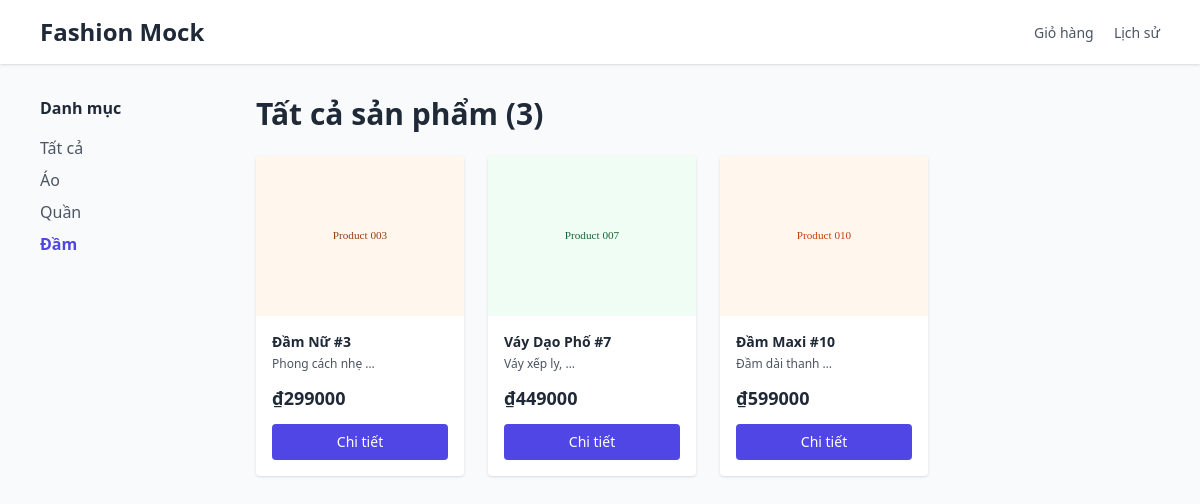
Screenshot of /products/?category=3 with the database file from the repository.
### products/models.py (models this page shows, shortened)
class Category(models.Model):
    name = models.CharField(max_length=100)
    description = models.TextField(blank=True)

class Product(models.Model):
    sku = models.CharField(max_length=50, blank=True)
    title = models.CharField(max_length=200)
    description = models.TextField(blank=True)
    price = models.IntegerField(default=0)
    image = models.CharField(max_length=500, blank=True)
    category = models.ForeignKey(Category, on_delete=models.SET_NULL, null=True, blank=True)
    created_at = models.DateTimeField(auto_now_add=True)

### shop/views.py (the view)
# urls.py: path('products/', views.products_page, name='shop-products'),
def products_page(request):
    category_id = request.GET.get('category')
    if category_id:
        products = Product.objects.filter(category_id=category_id)
    else:
        products = Product.objects.all()
    categories = Category.objects.all()
    context = {
        'products': products,
        'categories': categories,
        'selected_category': category_id,
    }
    return render(request, 'products.html', context)

### templates/products.html (shortened to what this page needs)
{% load static %}
<!doctype html>
<html lang="vi">
<head>
  <script src="https://cdn.tailwindcss.com"></script>
</head>
<body class="bg-gray-50 text-gray-800">
  <header class="bg-white shadow">
    <div class="max-w-6xl mx-auto px-4 py-4 flex justify-between items-center">
      <a href="{% url 'shop-index' %}" class="text-2xl font-bold">Fashion Mock</a>
      <nav class="space-x-4">
        <a href="{% url 'shop-cart' %}" class="text-sm text-gray-600 hover:text-gray-900">Giỏ hàng</a>
        <a href="{% url 'shop-order-history' %}" class="text-sm text-gray-600 hover:text-gray-900">Lịch sử</a>
      </nav>
    </div>
  </header>
  <main class="max-w-6xl mx-auto px-4 py-8">
    <div class="flex gap-6">
      <aside class="w-48">
        <h3 class="font-semibold mb-4">Danh mục</h3>
        <ul class="space-y-2">
          <li><a href="{% url 'shop-products' %}" class="{% if not selected_category %}font-bold text-indigo-600{% else %}text-gray-600 hover:text-gray-900{% endif %}">Tất cả</a></li>
          {% for category in categories %}
          <li><a href="?category={{ category.id }}" class="{% if selected_category|stringformat:"s" == category.id|stringformat:"s" %}font-bold text-indigo-600{% else %}text-gray-600 hover:text-gray-900{% endif %}">{{ category.name }}</a></li>
          {% endfor %}
        </ul>
      </aside>
      <div class="flex-1">
        <h1 class="text-3xl font-bold mb-6">Tất cả sản phẩm ({{ products|length }})</h1>
        <div class="grid grid-cols-2 sm:grid-cols-3 lg:grid-cols-4 gap-6">
          {% for product in products %}
          <article class="bg-white rounded shadow hover:shadow-lg transition overflow-hidden">
            <img src="{{ product.image }}" alt="{{ product.title }}" class="w-full h-40 object-cover" />
            <div class="p-4">
              <h3 class="font-semibold text-sm">{{ product.title }}</h3>
              <p class="text-xs text-gray-600 mt-1">{{ product.description|truncatewords:3 }}</p>
              <div class="mt-3 flex justify-between items-center">
                <span class="font-bold text-lg">₫{{ product.price|floatformat:0 }}</span>
              </div>
              <a href="{% url 'shop-product-detail' product.id %}" class="block mt-3 text-center bg-indigo-600 text-white text-sm py-2 rounded hover:bg-indigo-700">Chi tiết</a>
            </div>
          </article>
          {% empty %}
          <p class="col-span-full text-center text-gray-500">Không có sản phẩm nào</p>
          {% endfor %}
        </div>
      </div>
    </div>
  </main>
</body>
</html>

### rows the page displays
Category: name "Áo"
Category: name "Quần"
Category: name "Đầm"
Product: image (picture), title "Đầm Nữ #3", description "Phong cách nhẹ …", price "299000"
Product: image (picture), title "Váy Dạo Phố #7", description "Váy xếp ly, …", price "449000"
Product: image (picture), title "Đầm Maxi #10", description "Đầm dài thanh …", price "599000"

### other values shown
{{ products|length }} "3"
